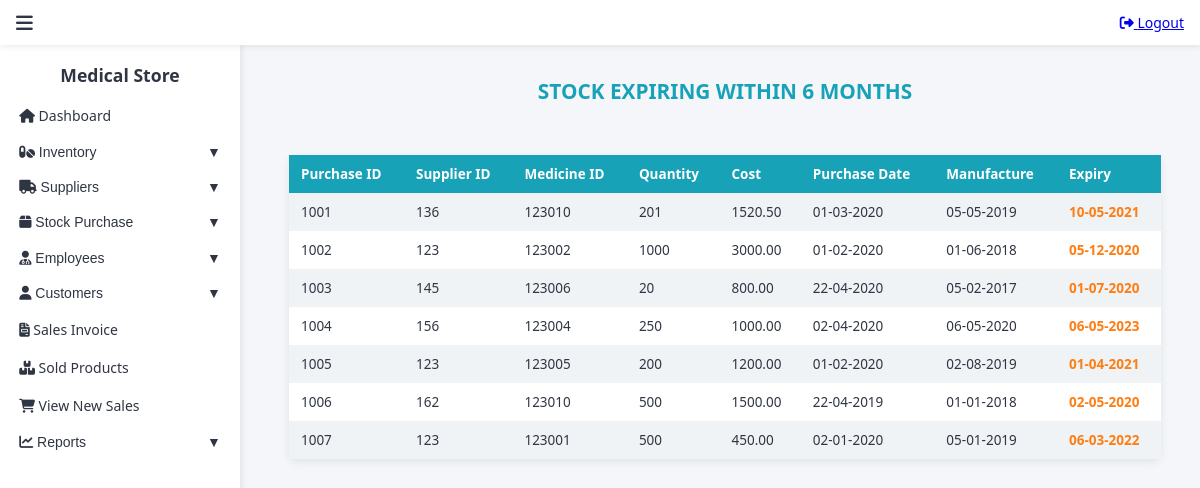
Page /PHARMACY/expiryreport.php on the committed database.
### tables this page shows
CREATE TABLE IF NOT EXISTS `purchase` (
  `P_ID` decimal(4,0) NOT NULL,
  `SUP_ID` decimal(3,0) NOT NULL,
  `MED_ID` decimal(6,0) NOT NULL,
  `P_QTY` int NOT NULL,
  `P_COST` decimal(8,2) NOT NULL,
  `PUR_DATE` date NOT NULL,
  `MFG_DATE` date NOT NULL,
  `EXP_DATE` date NOT NULL,
  PRIMARY KEY (`P_ID`,`MED_ID`),
  KEY `SUP_ID` (`SUP_ID`),
  KEY `MED_ID` (`MED_ID`)
);

### PHARMACY/expiryreport.php (the view, shortened to what this page needs)
<!DOCTYPE html>
<html lang="en">
<head>
  <link rel="stylesheet" href="https://cdnjs.cloudflare.com/ajax/libs/font-awesome/6.4.0/css/all.min.css" />
</head>
<body>
  <div class="topnav">
    <span class="menu-toggle" onclick="toggleSidenav()"><i class="fas fa-bars"></i></span>
    <a href="logout.php"><i class="fas fa-sign-out-alt"></i> Logout</a>
  </div>
  <div class="sidenav" id="sidenav">
    <h2>Medical Store</h2>
    <a href="adminmainpage.php"><i class="fas fa-home"></i> Dashboard</a>
    <button class="dropdown-btn"><i class="fas fa-pills"></i> Inventory</button>
    <button class="dropdown-btn"><i class="fas fa-truck"></i> Suppliers</button>
    <button class="dropdown-btn"><i class="fas fa-box"></i> Stock Purchase</button>
    <button class="dropdown-btn"><i class="fas fa-user-md"></i> Employees</button>
    <button class="dropdown-btn"><i class="fas fa-user"></i> Customers</button>
    <a href="sales-view.php"><i class="fas fa-file-invoice"></i> Sales Invoice</a>
    <a href="salesitems-view.php"><i class="fas fa-boxes"></i> Sold Products</a>
    <a href="admin-orders-view.php"><i class="fas fa-shopping-cart"></i> View New Sales</a>
    <button class="dropdown-btn"><i class="fas fa-chart-line"></i> Reports</button>
  </div>
  <div class="head">
    <h2>STOCK EXPIRING WITHIN 6 MONTHS</h2>
  </div>
  <div class="content">
    <table>
      <tr>
        <th>Purchase ID</th>
        <th>Supplier ID</th>
        <th>Medicine ID</th>
        <th>Quantity</th>
        <th>Cost</th>
        <th>Purchase Date</th>
        <th>Manufacture</th>
        <th>Expiry</th>
      </tr>
      <?php
        include "config.php";
        $query = "SELECT p_id, sup_id, med_id, p_qty, p_cost, pur_date, mfg_date, exp_date
                  FROM purchase
                  WHERE exp_date <= DATE_ADD(CURDATE(), INTERVAL 6 MONTH)";
        $result = mysqli_query($conn, $query);
        if ($result && mysqli_num_rows($result) > 0) {
          while($row = mysqli_fetch_assoc($result)) {
            $pur_date = date("d-m-Y", strtotime($row['pur_date']));
            $mfg_date = date("d-m-Y", strtotime($row['mfg_date']));
            $exp_date = date("d-m-Y", strtotime($row['exp_date']));
            echo "<tr>";
            echo "<td>{$row['p_id']}</td>";
            echo "<td>{$row['sup_id']}</td>";
            echo "<td>{$row['med_id']}</td>";
            echo "<td>{$row['p_qty']}</td>";
            echo "<td>{$row['p_cost']}</td>";
            echo "<td>{$pur_date}</td>";
            echo "<td>{$mfg_date}</td>";
            echo "<td style='color:red;'>{$exp_date}</td>";
            echo "</tr>";
          }
        }
      ?>
    </table>
  </div>
</body>
</html>

### PHARMACY/expiryreport.php (style rules this page uses)
:root { --primary: #17a2b8; --secondary: #fd7e14; --bg: #f5f6fa; --white: #ffffff; --dark: #2f3542; --shadow: rgba(0, 0, 0, 0.08); }
body { margin: 0; font-family: 'Segoe UI', Tahoma, Geneva, Verdana, sans-serif; background: var(--bg); color: var(--dark); font-size: 14px; }
.topnav { height: 45px; background: var(--white); display: flex; align-items: center; justify-content: space-between; padding: 0 1rem; box-shadow: 0 2px 6px var(--shadow); position: fixed; top: 0; left: 0; right: 0; z-index: 1001; }
.menu-toggle { font-size: 1.2rem; cursor: pointer; color: var(--dark); }
.sidenav { height: 100%; width: 240px; position: fixed; top: 45px; left: 0; background: var(--white); overflow-y: auto; box-shadow: 2px 0 6px var(--shadow); padding-top: 8px; transition: transform 0.3s ease; z-index: 1000; font-size: 14px; }
.sidenav h2 { text-align: center; margin: 0.6rem 0; font-size: 1.1rem; color: var(--dark); }
.sidenav a, .sidenav button { display: block; padding: 0.6rem 1.2rem; font-size: 14px; color: var(--dark); background: none; border: none; text-align: left; width: 100%; cursor: pointer; text-decoration: none; }
.dropdown-btn::after { content: " ▼"; float: right; }
.head { margin-left: 250px; padding-top: 60px; text-align: center; }
.head h2 { color: var(--primary); font-size: 1.3rem; }
.content { margin-left: 250px; padding: 1rem; transition: margin-left 0.3s ease; }
table { border-collapse: collapse; width: 95%; margin: 1rem auto; background: var(--white); box-shadow: 0 3px 10px var(--shadow); border-radius: 6px; font-size: 13.5px; }
th, td { padding: 10px 12px; text-align: left; }
th { background: var(--primary); color: var(--white); }
tr:nth-child(even) { background: #f0f3f5; }

### rows in the picture
purchase: P_ID "1001", SUP_ID "136", MED_ID "123010", P_QTY "201", P_COST "1520.50", PUR_DATE "01-03-2020", MFG_DATE "05-05-2019", EXP_DATE "10-05-2021"
purchase: P_ID "1002", SUP_ID "123", MED_ID "123002", P_QTY "1000", P_COST "3000.00", PUR_DATE "01-02-2020", MFG_DATE "01-06-2018", EXP_DATE "05-12-2020"
purchase: P_ID "1003", SUP_ID "145", MED_ID "123006", P_QTY "20", P_COST "800.00", PUR_DATE "22-04-2020", MFG_DATE "05-02-2017", EXP_DATE "01-07-2020"
purchase: P_ID "1004", SUP_ID "156", MED_ID "123004", P_QTY "250", P_COST "1000.00", PUR_DATE "02-04-2020", MFG_DATE "06-05-2020", EXP_DATE "06-05-2023"
purchase: P_ID "1005", SUP_ID "123", MED_ID "123005", P_QTY "200", P_COST "1200.00", PUR_DATE "01-02-2020", MFG_DATE "02-08-2019", EXP_DATE "01-04-2021"
purchase: P_ID "1006", SUP_ID "162", MED_ID "123010", P_QTY "500", P_COST "1500.00", PUR_DATE "22-04-2019", MFG_DATE "01-01-2018", EXP_DATE "02-05-2020"
purchase: P_ID "1007", SUP_ID "123", MED_ID "123001", P_QTY "500", P_COST "450.00", PUR_DATE "02-01-2020", MFG_DATE "05-01-2019", EXP_DATE "06-03-2022"
